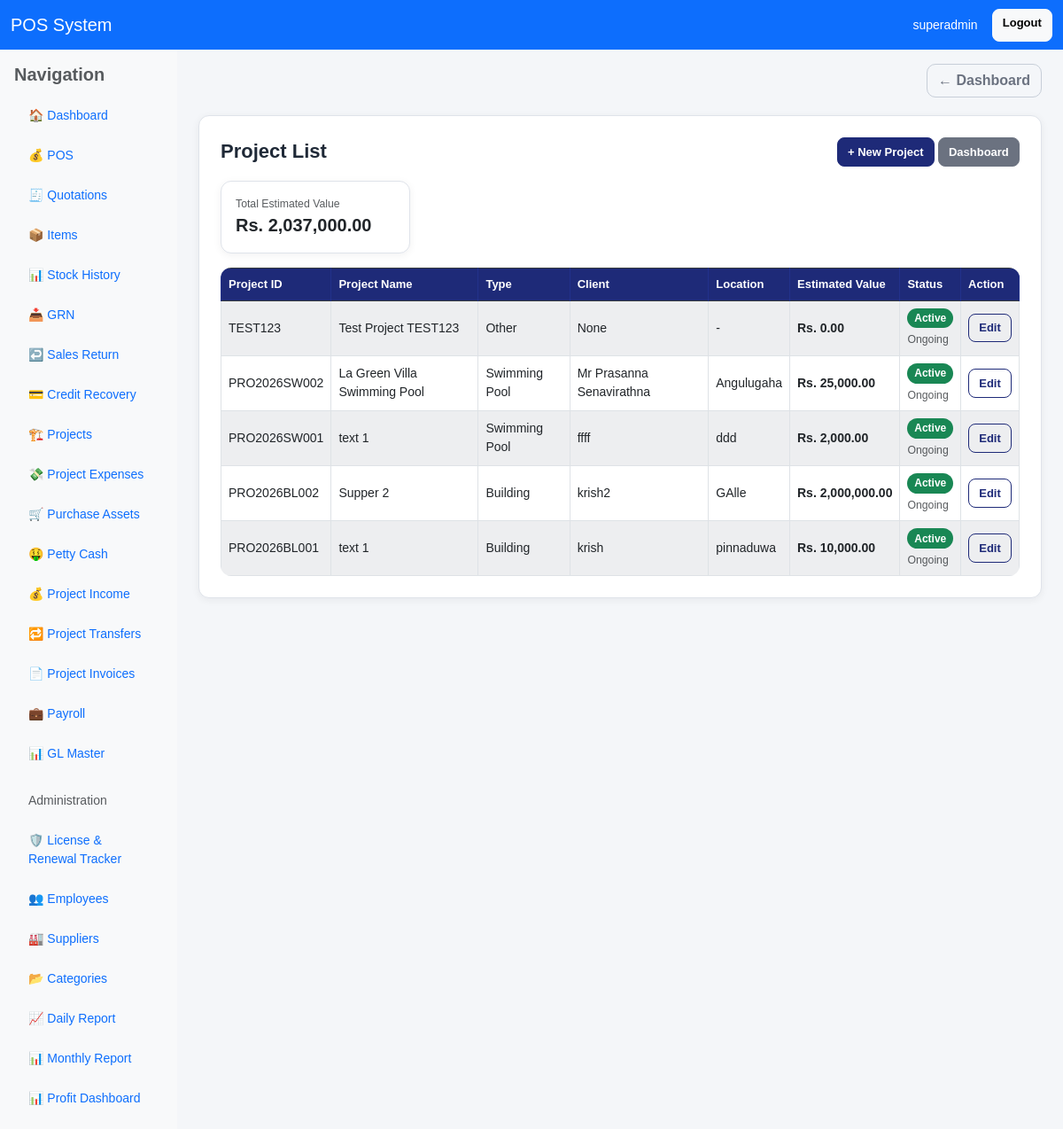
The page /projects/ (signed in) on the database as committed earlier.
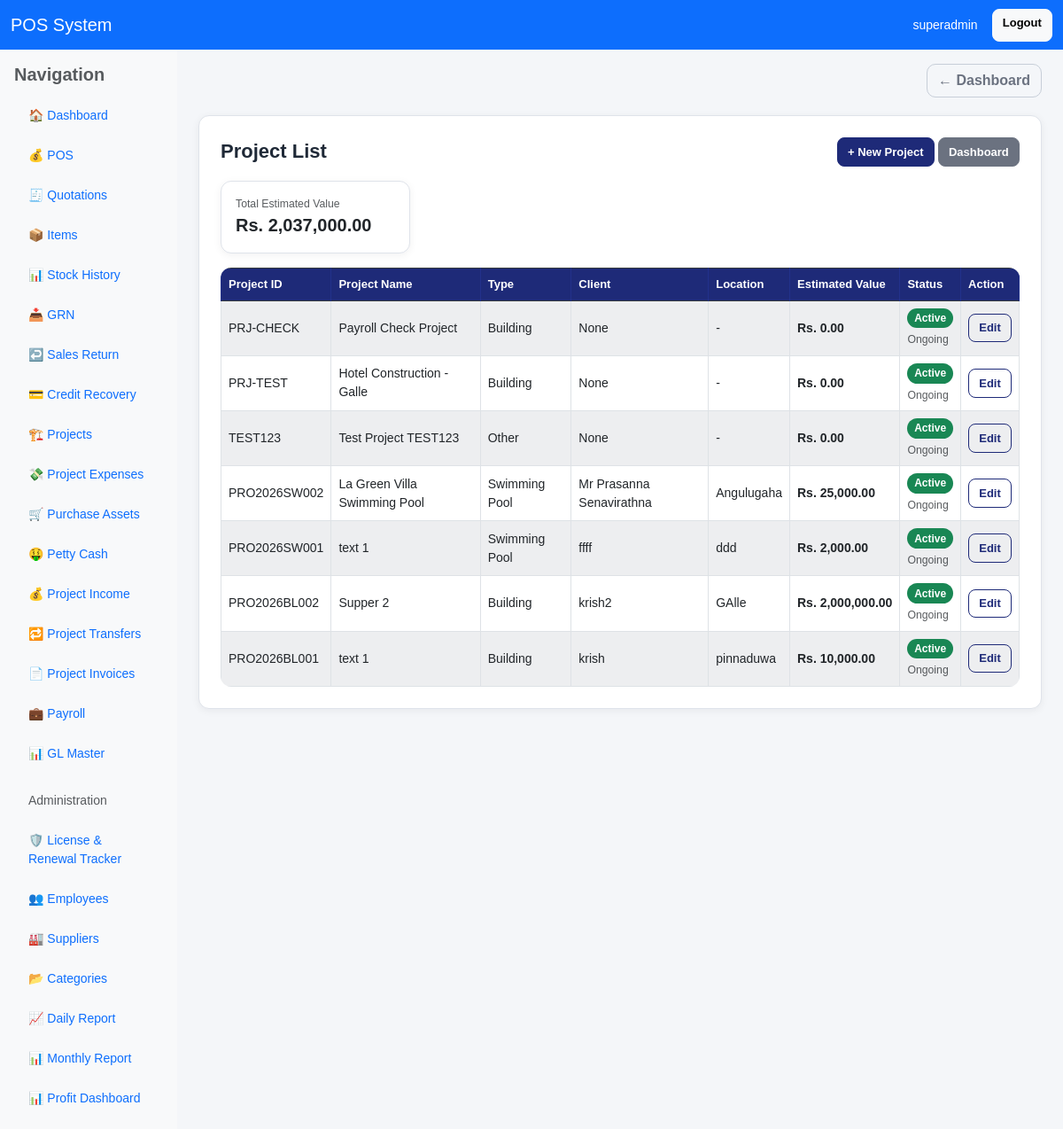
The same page on the database as committed later.
### pos/models.py (models this page shows, shortened)
class Project(models.Model):
    PROJECT_TYPE_CHOICES = [
        ("SW", "Swimming Pool"),
        ("BL", "Building"),
        ("EL", "Electrical"),
        ("OT", "Other"),
    ]
    STATUS_CHOICES = [
        ("ongoing", "Ongoing"),
        ("completed", "Completed"),
        ("cancelled", "Cancelled"),
    ]
    project_id = models.CharField(max_length=30, unique=True)
    project_name = models.CharField(max_length=255)
    project_type = models.CharField(max_length=10, choices=PROJECT_TYPE_CHOICES)
    client_name = models.CharField(max_length=255, blank=True, null=True)
    location = models.CharField(max_length=255, blank=True, null=True)
    estimated_value = models.DecimalField(max_digits=14, decimal_places=2, default=0)
    status = models.CharField(max_length=20, choices=STATUS_CHOICES, default="ongoing")
    is_active = models.BooleanField(default=True)
    created_by = models.ForeignKey(User, on_delete=models.SET_NULL, null=True, blank=True, related_name="created_projects")
    updated_by = models.ForeignKey(User, on_delete=models.SET_NULL, null=True, blank=True, related_name="updated_projects")
    created_at = models.DateTimeField(auto_now_add=True)
    class Meta:
        ordering = ["-id"]

### pos/views.py (the view)
# urls.py: path('projects/', views.project_list, name='project_list'),
@user_passes_test(can_use_project)
def project_list(request):
    if is_owner(request.user):
        projects = Project.objects.order_by("-id")
    else:
        projects = Project.objects.filter(is_active=True).order_by("-id")
    total_estimated_value = projects.aggregate(total=Sum("estimated_value"))["total"] or Decimal("0")
    return render(request, "pos/project_list.html", {
        "projects": projects,
        "total_estimated_value": total_estimated_value,
    })

### pos/templatetags/currency_filters.py (called while the page is built)
@register.filter
def money(value):
    try:
        if value in (None, ""):
            value = Decimal("0")
        value = Decimal(str(value))
        symbol = getattr(settings, 'CURRENCY_SYMBOL', '$')
        return f"{symbol} {value:,.2f}"
    except (InvalidOperation, ValueError, TypeError):
        symbol = getattr(settings, 'CURRENCY_SYMBOL', '$')
        return f"{symbol} 0.00"

### pos/views.py (called while the page is built)
def is_owner(user):
    return user.is_superuser or user.groups.filter(name__iexact="Owner").exists()

def can_use_project(user):
    return is_owner(user) or is_manager(user) or is_clerk(user) or is_cashier(user)

### pos/templates/pos/project_list.html (shortened to what this page needs)
{% extends "base.html" %}
{% load currency_filters %}
{% block content %}
<div class="card p-3 p-md-4">
    <div class="app-card-header">
        <h4 class="app-page-title">Project List</h4>
        <div>
            <a href="{% url 'create_project' %}" class="btn btn-primary btn-sm">+ New Project</a>
            <a href="{% url 'dashboard' %}" class="btn btn-secondary btn-sm">Dashboard</a>
        </div>
    </div>
    <div class="row g-3 mb-3">
        <div class="col-md-3">
            <div class="card card-soft">
                <div class="card-body">
                    <div class="text-muted small">Total Estimated Value</div>
                    <div class="fs-5 text-money">{{ total_estimated_value|money }}</div>
                </div>
            </div>
        </div>
    </div>
    <div class="table-responsive">
        <table class="table table-bordered table-striped bg-white align-middle">
            <thead class="table-dark">
                <tr>
                    <th>Project ID</th>
                    <th>Project Name</th>
                    <th>Type</th>
                    <th>Client</th>
                    <th>Location</th>
                    <th>Estimated Value</th>
                    <th>Status</th>
                    {% if request.user.is_superuser or is_owner %}
                    <th>Action</th>
                    {% endif %}
                </tr>
            </thead>
            <tbody>
                {% for p in projects %}
                <tr>
                    <td>{{ p.project_id }}</td>
                    <td>{{ p.project_name }}</td>
                    <td>{{ p.get_project_type_display }}</td>
                    <td>{{ p.client_name }}</td>
                    <td>{{ p.location|default:"-" }}</td>
                    <td class="text-money">{{ p.estimated_value|money }}</td>
                    <td>
                        {% if p.is_active %}
                            <span class="badge bg-success">Active</span>
                        {% else %}
                            <span class="badge bg-secondary">Closed</span>
                        {% endif %}
                        <div class="small mt-1 text-muted">{{ p.status|title }}</div>
                    </td>
                    {% if request.user.is_superuser or is_owner %}
                    <td>
                        <a href="{% url 'edit_project' p.id %}" class="btn btn-sm btn-outline-primary">Edit</a>
                    </td>
                    {% endif %}
                </tr>
                {% empty %}
                <tr>
                    <td colspan="{% if request.user.is_superuser or is_owner %}8{% else %}7{% endif %}" class="text-center">No projects found</td>
                </tr>
                {% endfor %}
            </tbody>
        </table>
    </div>
</div>
{% endblock %}

### pos/templates/base.html (shortened to what this page needs)
{% load static %}
{% load currency_filters %}
<!DOCTYPE html>
<html lang="en">
<head>
    <link href="https://cdn.jsdelivr.net/npm/bootstrap@5.3.0/dist/css/bootstrap.min.css" rel="stylesheet">
    <link href="{% static 'css/app.css' %}" rel="stylesheet">
</head>
<body class="app-body">
    {% include 'includes/navbar.html' %}
    <div class="container-fluid">
        <div class="row">
            <div class="col-md-2 bg-light min-vh-100 p-0">
                {% include 'includes/sidebar.html' %}
            </div>
            <div class="col-md-10">
                {% block page_header %}
                <div class="container-fluid pt-3 pb-1">
                    <div class="d-flex justify-content-between align-items-center">
                        <a href="{% url 'dashboard' %}" class="btn btn-outline-secondary">
                            ← Dashboard
                        </a>
                    </div>
                </div>
                {% endblock %}
                <main class="container-fluid py-3">
                    {% block content %}{% endblock %}
                </main>
            </div>
        </div>
    </div>
</body>
</html>

### pos/templates/includes/navbar.html
<nav class="navbar navbar-expand-lg navbar-dark bg-primary">
    <div class="container-fluid">
        <a class="navbar-brand" href="{% url 'dashboard' %}">POS System</a>
        <div class="d-flex ms-auto">
            {% if request.user.is_authenticated %}
                <span class="navbar-text text-white me-3">
                    {{ request.user.username }}
                </span>
                <a href="{% url 'logout' %}" class="btn btn-light btn-sm">Logout</a>
            {% endif %}
        </div>
    </div>
</nav>

### pos/templates/includes/sidebar.html
<div class="p-3">
    <h5 class="text-muted mb-3">Navigation</h5>
    <ul class="nav flex-column gap-2">
        <li><a class="nav-link" href="{% url 'dashboard' %}">🏠 Dashboard</a></li>
        <li><a class="nav-link" href="{% url 'pos' %}">💰 POS</a></li>
        <li><a class="nav-link" href="{% url 'quotation_list' %}">🧾 Quotations</a></li>
        <li><a class="nav-link" href="{% url 'item_list' %}">📦 Items</a></li>
        <li><a class="nav-link" href="{% url 'stock_history' %}">📊 Stock History</a></li>
        <li><a class="nav-link" href="{% url 'grn_list' %}">📥 GRN</a></li>
        <li><a class="nav-link" href="{% url 'sales_return' %}">↩️ Sales Return</a></li>
        <li><a class="nav-link" href="{% url 'credit_sales_list' %}">💳 Credit Recovery</a></li>
        <li><a class="nav-link" href="{% url 'project_list' %}">🏗️ Projects</a></li>
        <li><a class="nav-link" href="{% url 'project_expense_list' %}">💸 Project Expenses</a></li>
        <li><a class="nav-link" href="{% url 'purchase_order_list' %}">🛒 Purchase Assets</a></li>
        <li><a class="nav-link" href="{% url 'petty_cash_list' %}">🤑 Petty Cash</a></li>
        <li><a class="nav-link" href="{% url 'project_income_list' %}">💰 Project Income</a></li>
        <li><a class="nav-link" href="{% url 'project_transfer_list' %}">🔁 Project Transfers</a></li>
        <li><a class="nav-link" href="{% url 'project_invoice_list' %}">📄 Project Invoices</a></li>
        <li><a class="nav-link" href="{% url 'payroll_list' %}">💼 Payroll</a></li>
        <li><a class="nav-link" href="{% url 'gl_list' %}">📊 GL Master</a></li>
        <li class="nav-item mt-2"><span class="nav-link disabled text-muted">Administration</span></li>
        <li><a class="nav-link" href="{% url 'license_renewal_list' %}">🛡️ License & Renewal Tracker</a></li>
        <li><a class="nav-link" href="{% url 'employee_list' %}">👥 Employees</a></li>
        <li><a class="nav-link" href="{% url 'supplier_list' %}">🏭 Suppliers</a></li>
        <li><a class="nav-link" href="{% url 'category_list' %}">📂 Categories</a></li>
        <li><a class="nav-link" href="{% url 'daily_report' %}">📈 Daily Report</a></li>
        <li><a class="nav-link" href="{% url 'monthly_report' %}">📊 Monthly Report</a></li>
        <li><a class="nav-link" href="{% url 'retail_vs_project_profit_dashboard' %}">📊 Profit Dashboard</a></li>
    </ul>
</div>

### static/css/app.css (style rules this page uses)
:root { --app-bg: #f4f6f9; --card-bg: #ffffff; --border-color: #dfe3ea; --text-main: #1f2937; --text-muted: #6b7280; --brand: #1e2a78; --brand-dark: #182260; --brand-soft: #eef2ff; --success-soft: #eaf7ee; --danger-soft: #fdecec; --warning-soft: #fff7e6; --shadow-soft: 0 2px 10px rgba(15, 23, 42, 0.06); --shadow-medium: 0 6px 18px rgba(15, 23, 42, 0.08); --radius: 12px; --pi-dark: #16384b; --pi-dark-2: #20495e; --pi-teal: #1fb6be; --pi-teal-2: #28c7cd; --pi-soft: #eef8f8; --pi-border: #cfe5e7; }
html, body { margin: 0; padding: 0; }
body.app-body { background: var(--app-bg); color: var(--text-main); font-size: 14px; font-family: Arial, sans-serif; }
.container, .container-fluid { width: 100%; }
.text-money { font-weight: 700; white-space: nowrap; }
.app-card, .card { border: 1px solid var(--border-color); border-radius: var(--radius); box-shadow: var(--shadow-soft); background: var(--card-bg); }
.app-card-header { display: flex; justify-content: space-between; align-items: center; gap: 12px; margin-bottom: 16px; flex-wrap: wrap; }
.app-page-title, h4, h5 { color: var(--text-main); font-weight: 700; margin: 0; }
.app-page-title { font-size: 22px; }
.btn { border-radius: 10px; font-weight: 600; transition: all 0.18s ease; }
.btn-sm { border-radius: 8px; font-size: 13px; padding: 0.35rem 0.7rem; }
.btn-primary { background: var(--brand); border-color: var(--brand); color: #fff; }
.btn-outline-primary { color: var(--brand); border-color: var(--brand); }
.btn-secondary { background: #6b7280; border-color: #6b7280; color: #fff; }
.btn-outline-secondary { color: #6b7280; border-color: #c7ced8; }
.table { margin-bottom: 0; }
.table-responsive { border-radius: 12px; }
.table thead th, .table-dark th { background: var(--brand) !important; color: #fff !important; border-color: #22318b !important; font-size: 13px; font-weight: 700; vertical-align: middle; }
.table td, .table th { vertical-align: middle; }
.table-striped > tbody > tr:nth-of-type(odd) > * { background-color: #fafbfd; }
.badge { font-size: 12px; font-weight: 700; padding: 0.45em 0.65em; border-radius: 999px; }

Rows that differ between the two databases and show on the page:
added Project: project_id "PRJ-CHECK", project_name "Payroll Check Project", project_type "Building", client_name "None", location "-", estimated_value "Rs. 0.00", is_active "Active", status "Ongoing"
added Project: project_id "PRJ-TEST", project_name "Hotel Construction - Galle", project_type "Building", client_name "None", location "-", estimated_value "Rs. 0.00", is_active "Active", status "Ongoing"
